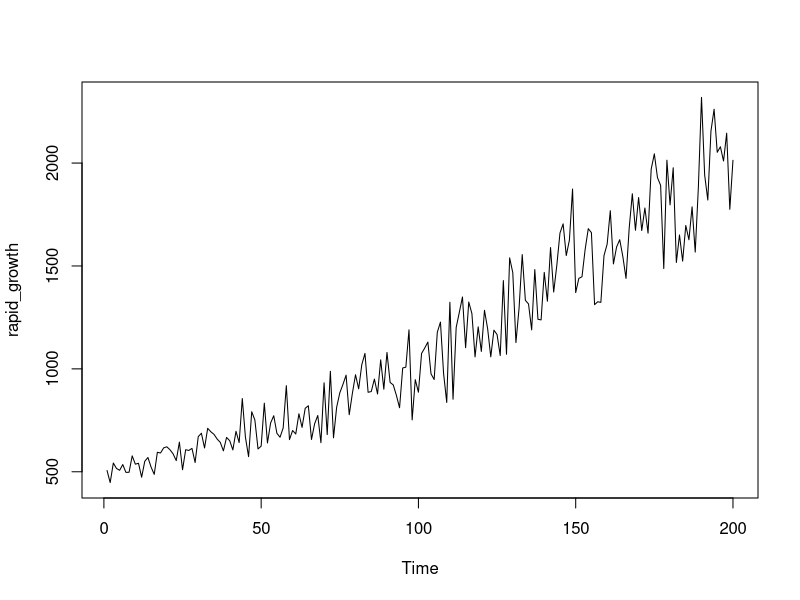
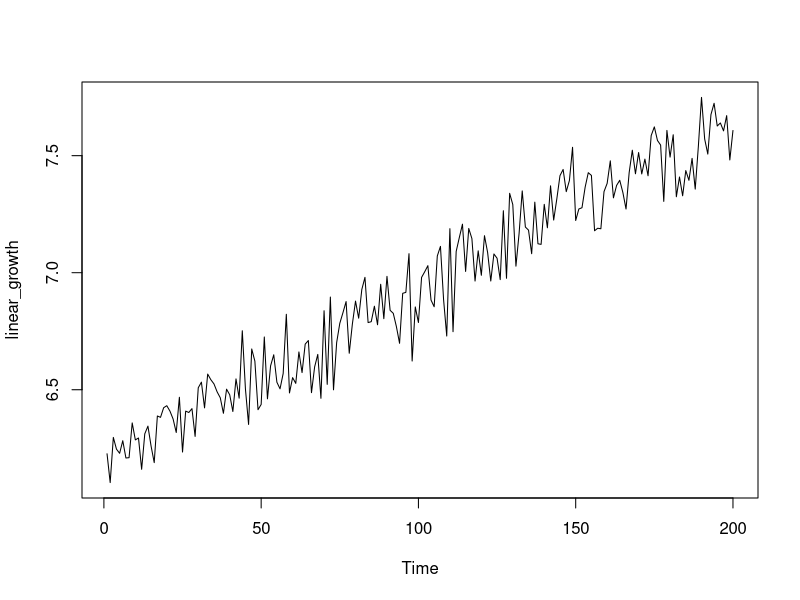
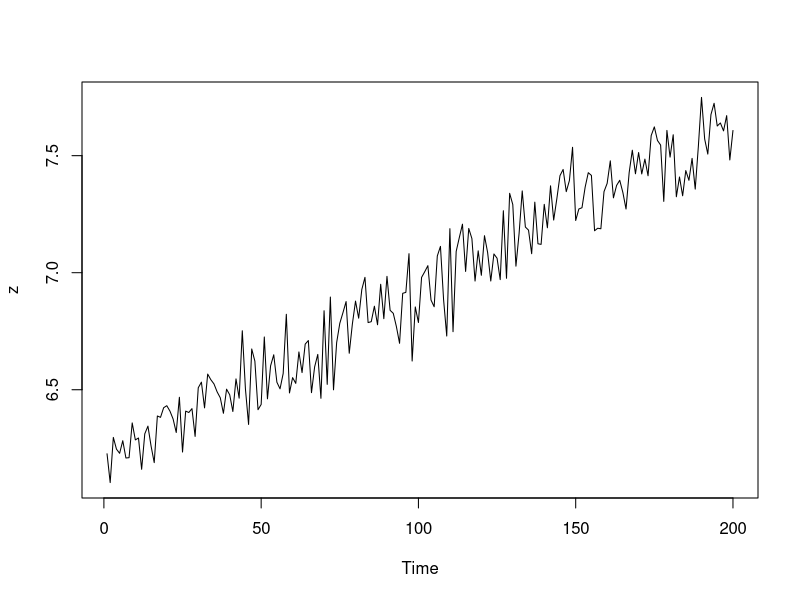
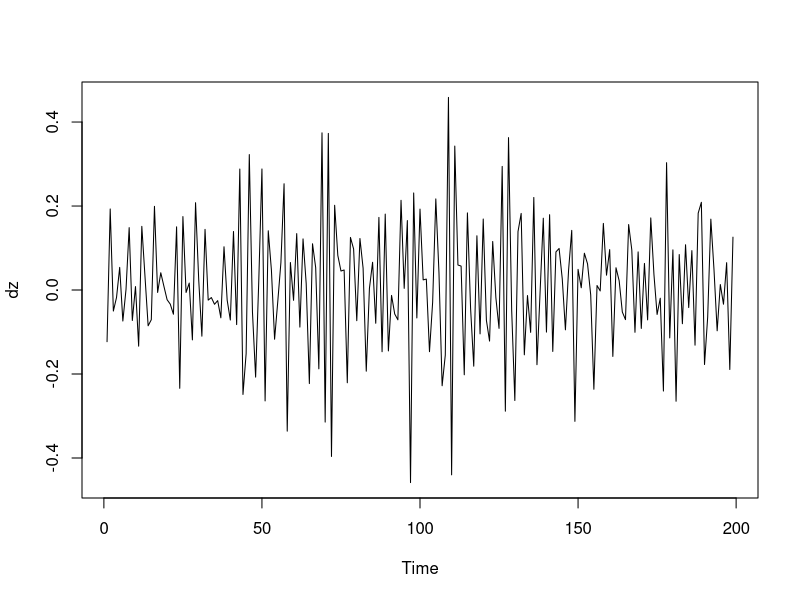
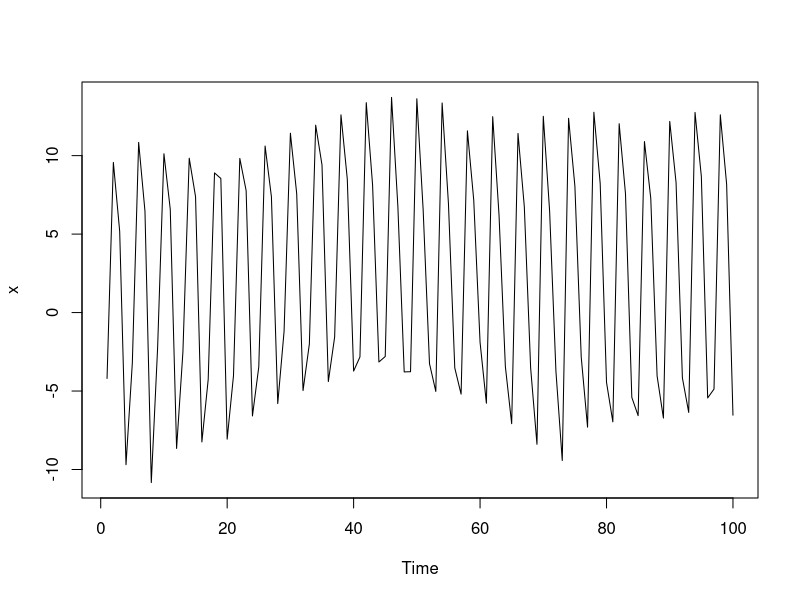
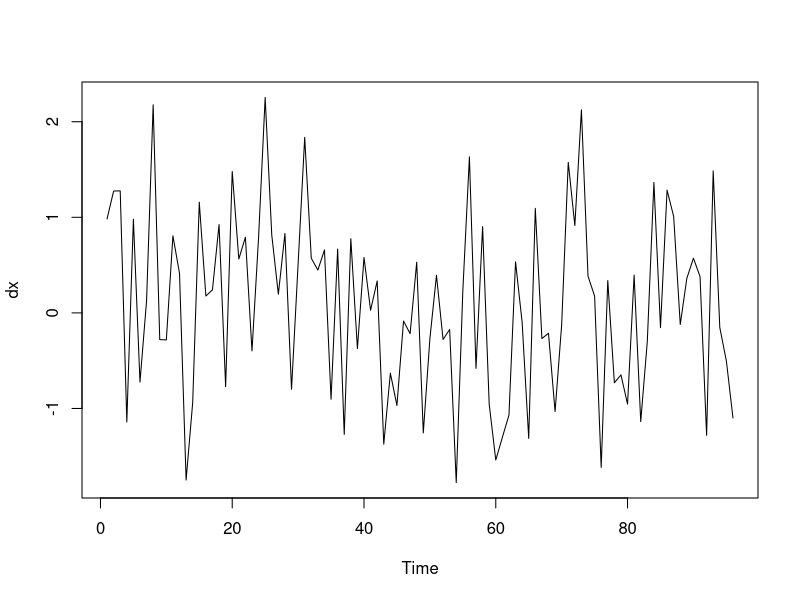
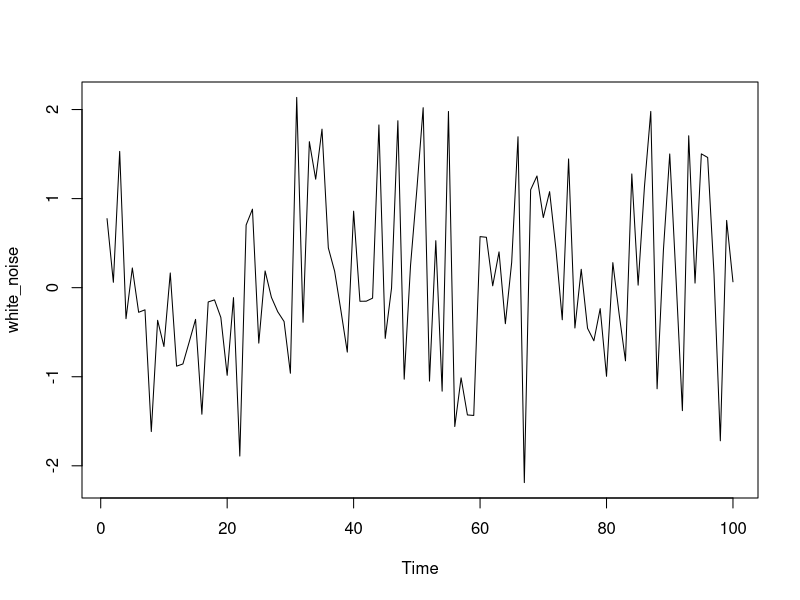
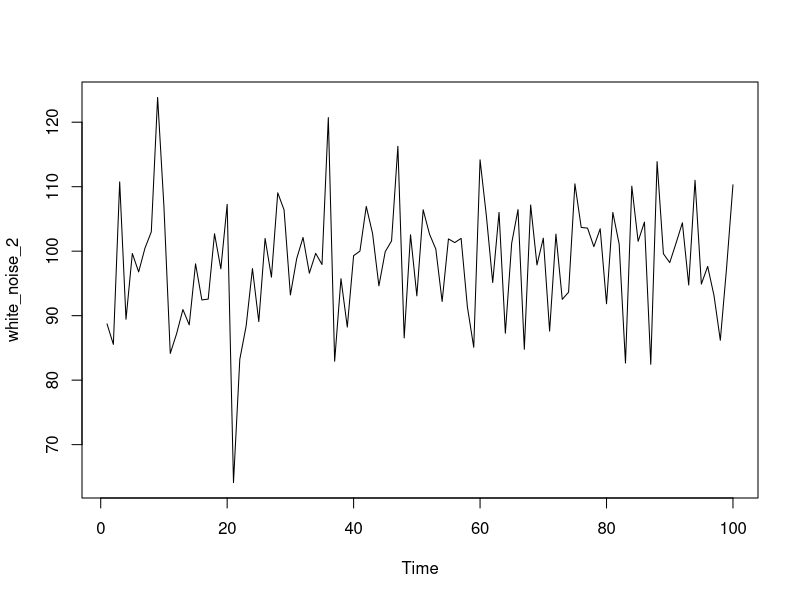

These charts were generated, in order, by the following R code:
## ---- chunk 1
# prep data
rapid_growth <- c(
505.9547, 447.3556, 542.5831, 516.0634, 506.9599, 535.0162, 496.9291, 497.5626, 577.2483, 536.856, 541.2459, 473.4978, 550.989, 569.4106, 522.9152, 487.2002, 594.6108, 591.174, 615.9868, 621.3175, 607.125, 587.0367, 554.1554, 644.1172, 509.7, 607.0943, 603.5512, 613.6216, 544.9143, 670.8118, 687.1316, 615.5817, 711.1873, 694.2979, 681.9293, 659.1403, 642.7021, 601.5301, 666.7623, 650.9657, 606.0913, 696.6788, 641.6025, 855.7719, 667.3291, 573.4914, 791.7333, 751.5914, 610.7948, 624.6503, 833.299, 639.8867, 736.8283, 772.2923, 686.8865, 667.7631, 712.9415, 918.1838, 656.1089, 700.4972, 683.4933, 781.738, 715.6843, 808.2875, 820.7795, 656.8856, 733.34, 773.5387, 641.2027, 932.2119, 680.6766, 988.2828, 664.8986, 813.5283, 883.4088, 924.2749, 969.4321, 777.3293, 880.9984, 971.3583, 902.9584, 1020.746, 1075.148, 886.1707, 889.6322, 950.3908, 878.0395, 1043.768, 901.109, 1079.658, 933.9054, 921.9433, 870.8071, 811.1398, 1004.268, 1008.176, 1189.489, 751.9706, 947.4753, 886.5153, 1074.894, 1101.131, 1130.185, 975.8495, 948.161, 1177.823, 1227.127, 976.9957, 836.7089, 1323.605, 852.3532, 1200.826, 1274.479, 1349.261, 1102.633, 1324.857, 1268.719, 1058.229, 1204.087, 1084.65, 1284.431, 1195.284, 1058.426, 1188.058, 1166.593, 1064.695, 1429.069, 1070.853, 1539.331, 1467.157, 1127.706, 1296.072, 1555.274, 1332.904, 1315.424, 1189.246, 1482.434, 1240.929, 1237.772, 1468.608, 1328.546, 1589.508, 1373.163, 1503.556, 1659.938, 1704.614, 1550.464, 1625.803, 1873.858, 1370.621, 1439.711, 1447.437, 1579.916, 1681.257, 1661.606, 1311.847, 1326.031, 1323.1, 1550.486, 1606.204, 1768.54, 1509.837, 1592.109, 1627.619, 1544.633, 1439.523, 1682.352, 1850.71, 1673.38, 1832.427, 1672.267, 1781.577, 1659.29, 1970.039, 2044.712, 1929.09, 1891.704, 1487.158, 2013.872, 1796.789, 1977.018, 1516.955, 1650.604, 1523.283, 1696.618, 1627.261, 1787.297, 1567.287, 1881.996, 2318.983, 1941.988, 1820.28, 2154.812, 2261.547, 2052.221, 2079.171, 2010.061, 2145.261, 1775.301, 2013.407)
cat(rapid_growth)
rapid_growth <- ts(rapid_growth)
ts.plot(rapid_growth)

# Log rapid_growth
linear_growth <- log(rapid_growth)
  
# Plot linear_growth using ts.plot()
ts.plot(linear_growth)

## ---- chunk 2
# > cat(z, sep = ', ')
z <- c(6.226447, 6.103354, 6.296341, 6.24623, 6.228432, 6.282297, 6.208447, 6.209721, 6.358273, 6.28573, 6.293874, 6.160147, 6.311715, 6.344602, 6.259419, 6.188675, 6.387907, 6.38211, 6.423225, 6.431842, 6.408735, 6.375087, 6.317445, 6.467881, 6.233822, 6.408684, 6.402831, 6.419378, 6.300629, 6.508489, 6.532526, 6.422568, 6.566936, 6.542901, 6.524926, 6.490936, 6.465681, 6.399477, 6.502434, 6.478457, 6.407031, 6.546325, 6.463969, 6.752004, 6.503283, 6.351743, 6.674225, 6.622193, 6.414761, 6.437192, 6.725393, 6.461291, 6.602355, 6.649363, 6.532169, 6.503933, 6.569399, 6.822398, 6.486327, 6.55179, 6.527217, 6.66152, 6.573239, 6.694918, 6.710255, 6.48751, 6.597609, 6.650976, 6.463346, 6.83756, 6.523087, 6.895969, 6.499635, 6.701381, 6.783788, 6.82901, 6.87671, 6.655864, 6.781056, 6.878695, 6.805677, 6.928289, 6.980214, 6.78691, 6.790808, 6.856873, 6.777692, 6.950592, 6.803626, 6.9844, 6.839375, 6.826484, 6.76942, 6.69844, 6.912014, 6.915898, 7.081279, 6.622697, 6.853801, 6.787298, 6.979978, 7.004093, 7.030137, 6.883308, 6.854524, 7.071423, 7.112431, 6.884482, 6.729476, 7.188114, 6.748001, 7.090765, 7.150293, 7.207313, 7.005457, 7.18906, 7.145763, 6.964352, 7.093477, 6.989013, 7.158071, 7.086139, 6.964538, 7.080075, 7.061843, 6.970443, 7.264778, 6.976211, 7.339103, 7.291082, 7.027941, 7.167093, 7.349407, 7.195115, 7.181914, 7.081075, 7.301441, 7.123615, 7.121068, 7.292071, 7.19184, 7.37118, 7.224872, 7.315588, 7.414535, 7.441094, 7.346309, 7.393757, 7.535755, 7.223019, 7.272198, 7.27755, 7.365127, 7.427297, 7.41554, 7.179191, 7.189945, 7.187732, 7.346324, 7.381629, 7.47791, 7.319757, 7.372815, 7.394873, 7.342542, 7.272067, 7.427948, 7.523324, 7.422601, 7.513397, 7.421936, 7.485254, 7.414145, 7.585809, 7.623012, 7.564804, 7.545233, 7.304622, 7.607815, 7.493756, 7.589345, 7.32446, 7.408897, 7.328623, 7.436392, 7.394653, 7.48846, 7.357102, 7.540088, 7.748884, 7.571467, 7.506745, 7.675459, 7.723804, 7.626678, 7.639725, 7.60592, 7.671016, 7.481725, 7.607584)

ts.plot(z)

# Generate the first difference of z
dz <- diff(z)
  
# Plot dz
ts.plot(dz)

# View the length of z and dz, respectively
length(z)
length(dz)
## ---- chunk 3
# data prep
# > cat(x, sep = ', ')
x <- c(-4.198033, 9.569009, 5.175143, -9.691646, -3.215294, 10.84367, 6.452159, -10.83356, -2.235351, 10.11983, 6.579646, -8.656565, -2.515001, 9.837434, 7.386194, -8.243504, -4.264033, 8.898861, 8.544336, -8.066913, -4.023025, 9.822679, 7.772852, -6.587777, -3.459171, 10.61385, 7.37445, -5.798715, -1.204711, 11.42924, 7.570047, -4.968384, -2.003787, 11.94135, 9.406672, -4.396585, -1.555579, 12.59988, 8.502916, -3.728968, -2.827, 13.37598, 8.128941, -3.149249, -2.799473, 13.71057, 6.755217, -3.779744, -3.768274, 13.62534, 6.537931, -3.249098, -5.024191, 13.35537, 6.931161, -3.527354, -5.197329, 11.57979, 7.162449, -1.894607, -5.777797, 12.4827, 6.208088, -3.434038, -7.080721, 11.41366, 6.74199, -3.532376, -8.393542, 12.50726, 6.473175, -3.745246, -9.426209, 12.38082, 8.048243, -2.831528, -7.301893, 12.76584, 8.223699, -4.448131, -6.963558, 12.034, 7.574925, -5.402218, -6.568198, 10.89648, 7.276571, -4.037873, -6.723013, 12.18081, 8.285162, -4.159342, -6.36067, 12.75302, 8.665912, -5.440538, -4.874932, 12.6002, 8.162589, -6.539572)

ts.plot(x)

# Generate a diff of x with lag = 4. Save this to dx
dx <- diff(x, lag = 4)
  
# Plot dx
ts.plot(dx)

# View the length of x and dx, respectively 
length(x)
length(dx)
## ---- chunk 4
# Simulate a WN model with list(order = c(0, 0, 0))
white_noise <- arima.sim(model = list(order = c(0, 0, 0)), n = 100)

# Plot your white_noise data
ts.plot(white_noise)

# Simulate from the WN model with: mean = 100, sd = 10
white_noise_2 <- arima.sim(model = list(order = c(0, 0, 0)), n = 100, mean = 100, sd = 10)

# Plot your white_noise_2 data
ts.plot(white_noise_2)
## ---- chunk 5
# prep data
#> cat(y, sep = ', ')
y <- c(109.7613, 98.3161, 100.6329, 88.7434, 101.8724, 104.6284, 96.64462, 102.8619, 112.7625, 82.23219, 88.94434, 94.60318, 105.6111, 113.8278, 104.8232, 101.2963, 82.98459, 88.96058, 100.6005, 91.03525, 100.1929, 95.32537, 94.58643, 121.3583, 87.37874, 96.89007, 90.5131, 99.90843, 102.5693, 104.9614, 104.7346, 88.00465, 100.7794, 121.6478, 85.77083, 79.15428, 98.18847, 99.90006, 98.91084, 101.6442, 102.7953, 84.65112, 96.4787, 105.8155, 98.51869, 105.2437, 109.6126, 85.14201, 82.81442, 103.0363, 93.56967, 98.08922, 81.25461, 109.1855, 80.43181, 103.5595, 80.22269, 84.97477, 107.7836, 92.61288, 99.80293, 107.2508, 98.66378, 91.92275, 98.32642, 112.734, 96.02811, 92.64909, 83.08484, 97.22196, 106.6136, 97.36943, 108.7847, 104.9186, 84.44343, 85.60786, 96.51529, 94.18105, 85.02851, 63.26622, 87.22137, 103.523, 105.6022, 103.2604, 101.1152, 108.457, 97.67631, 103.0108, 100.6176, 105.5811, 98.72722, 98.43996, 90.78219, 92.74599, 102.9376, 83.95306, 110.1594, 104.1758, 99.27876, 103.2511)
y <- ts(y)

# Fit the WN model to y using the arima command
arima(y, order = c(0,0,0))

# Calculate the sample mean and sample variance of y
mean(y)
var(y)

## ---- chunk 6
# Generate a RW model using arima.sim
random_walk <- arima.sim(model = list(order = c(0, 1, 0)), n = 100)

# Plot random_walk
ts.plot(random_walk)

# Calculate the first difference series
random_walk_diff <- diff(random_walk)

# Plot random_walk_diff
ts.plot(random_walk_diff)
  
## ---- chunk 7
# Generate a RW model with a drift uing arima.sim
rw_drift <- arima.sim(model = list(order = c(0, 1, 0)), n = 100, mean = 1)

# Plot rw_drift
ts.plot(rw_drift)

# Calculate the first difference series
rw_drift_diff <- diff(rw_drift)

# Plot rw_drift_diff
ts.plot(rw_drift_diff)

## ---- chunk 8
# prep data
random_walk <- c(0, 0.8407997, 0.6374594, 0.7579217, 0.5118742, 0.1137669, 0.2789728, 0.2775946, 0.6030589, 2.912096, 3.181991, 2.551573, 3.267562, 4.999799, 7.109158, 8.010709, 8.237725, 8.701572, 9.051261, 13.32007, 12.16758, 11.53243, 12.2601, 12.57678, 12.66326, 12.72567, 13.19948, 12.83965, 13.50619, 15.48168, 16.17711, 16.83653, 16.61634, 16.18083, 16.96627, 16.72703, 17.65618, 20.89016, 20.05676, 22.41686, 23.16283, 22.91684, 21.9327, 22.65475, 23.63257, 24.86377, 25.53588, 27.22257, 27.37216, 29.01976, 30.86984, 32.48599, 33.18834, 33.79983, 32.77184, 33.32934, 36.0168, 36.44585, 38.23885, 39.11572, 38.79921, 39.22752, 37.56901, 40.08821, 40.53808, 40.75786, 41.5757, 41.1068, 41.10646, 40.64553, 39.55549, 40.43122, 41.96042, 43.68665, 45.23504, 45.90246, 47.54046, 49.09718, 48.91702, 48.07963, 46.77653, 47.97751, 46.43342, 45.94536, 47.07275, 47.189, 51.29253, 52.12474, 51.37968, 52.12705, 51.22302, 52.6302, 52.42624, 51.35647, 52.20179, 53.38172, 55.02444, 55.93036, 55.51172, 58.30803, 58.11833)

ts.plot(random_walk)

# Difference your random_walk data
rw_diff <- diff(random_walk)

# Plot rw_diff
ts.plot(rw_diff)

# Now fit the WN model to the differenced data
model_wn <- arima(x = rw_diff, order = c(0,0,0))

# Store the value of the estimated time trend (intercept)
int_wn <- model_wn$coef

# Plot the original random_walk data
ts.plot(random_walk)

# Use abline(0, ...) to add time trend to the figure
abline(0,int_wn)

## ---- chunk 9
# Use arima.sim() to generate WN data
white_noise <- arima.sim(model = list(order = c(0,0,0)), n = 100 )

# Use cumsum() to convert your WN data to RW
random_walk <- cumsum(white_noise)
  
# Use arima.sim() to generate WN drift data
wn_drift <- arima.sim(model = list(order = c(0,0,0)), n = 100, mean = 0.4)
  
# Use cumsum() to convert your WN drift data to RW
rw_drift <- cumsum(wn_drift)

# Plot all four data objects
plot.ts(cbind(white_noise, random_walk, wn_drift, rw_drift))
